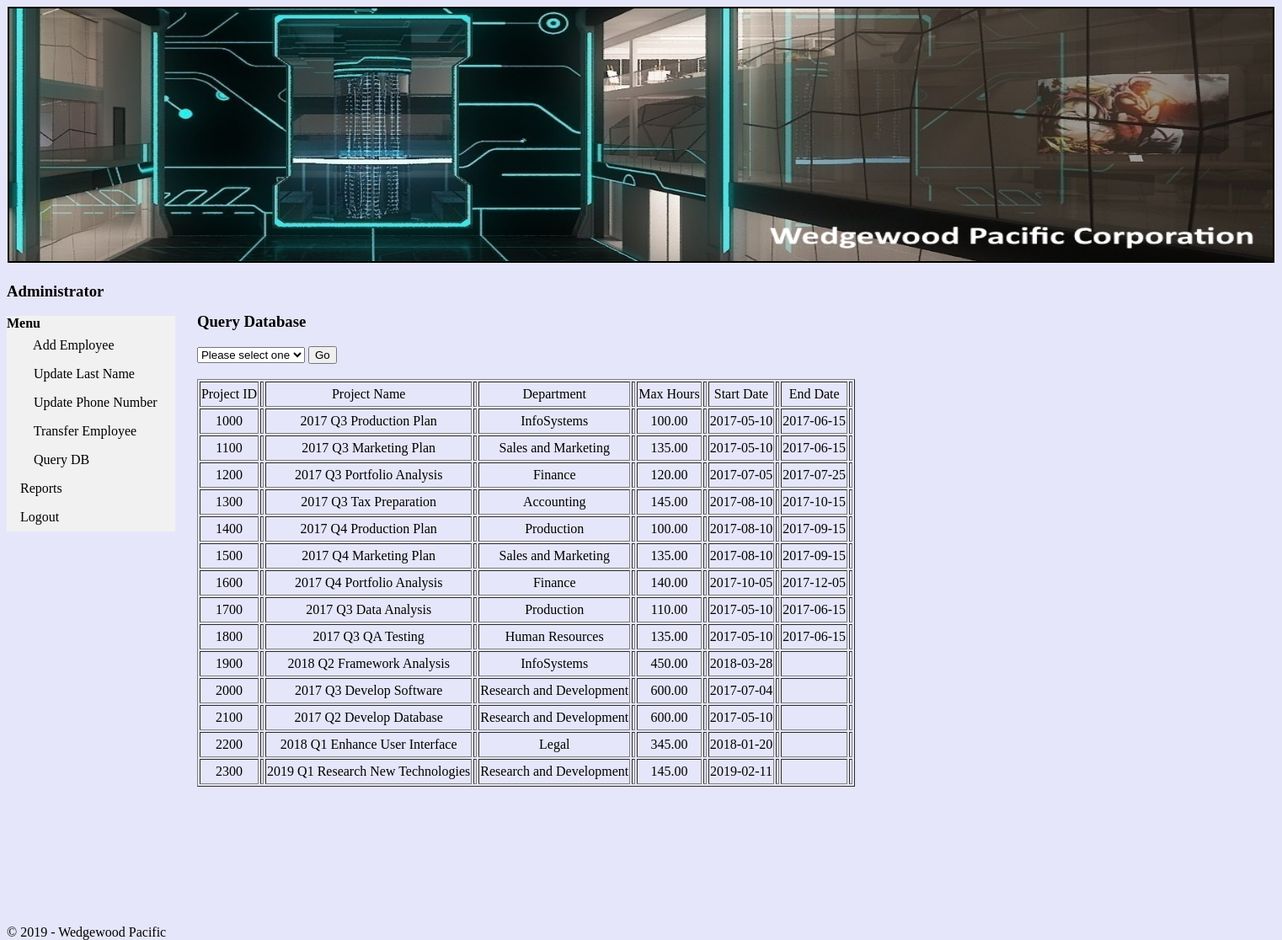
Screenshot of /PHP/project.php with the database file from the repository.
### tables this page shows
CREATE TABLE Project (
                ProjectID INT NOT NULL,
                ProjectName CHAR(50) NOT NULL,
                Department CHAR(35) NOT NULL,
                MaxHours NUMERIC(8,2) DEFAULT 100 NOT NULL,
                StartDate DATE,
                EndDate DATE,
                CONSTRAINT Project_ID_PK PRIMARY KEY (ProjectID)
);

### PHP/project.php (the view, shortened to what this page needs)
<!DOCTYPE html>
<html>
<head>
<link rel="stylesheet" type="text/css" href="wpstyle.css">
</head>
<body>
<section id="top">
<center><img src="banner.jpg" alt="banner" style="width:1500px;height:300px;" border ="2"></center>
</section>
<section id="menu">
<h3> Administrator </h3>
	<ul>
		<li><b>Menu</b></li>
		<li><a href="newemployee.html">&nbsp &nbsp Add Employee</a></li>
		<li><a href="changelastnm.php">&nbsp &nbsp Update Last Name</a></li>
		<li><a href="changeph.php">&nbsp &nbsp Update Phone Number</a></li>
		<li><a href="moveemp.php">&nbsp &nbsp Transfer Employee</a></li>
		<li><a href="querydb.html">&nbsp &nbsp Query DB</a></li>
		<li><a href="Reports.html">Reports</a></li>
		<li><a href="wphome.html">Logout</a></li>
	</ul>
</section>
<section id="main">
<br>
<br>
<h3>Query Database</h3>
<form name="dropdown">
 <select name="list" id="target">
 <option value="project.php">Please select one</option>
 <select>
 <input type=button value="Go" onclick="goToNewPage(document.dropdown.list)">
</form>
<br>
<div style="height:650px;width:1200px;font:16px/26px Georgia, Garamond, Serif;overflow:auto;">
        <table border ="1">
        <thead>
            <tr>
                <td><center>Project ID<td><center></center>
                <td><center>Project Name<td><center></center>
				<td><center>Department<td><center></center>
				<td><center>Max Hours<td><center></center>
				<td><center>Start Date<td><center></center>
				<td><center>End Date<td><center></center>
            </tr>
        </thead>
        <tbody>
        <?php
			$servername = "localhost";
			$username = "root";
			$password = "";
			$dbname = "wp";
			$conn = new mysqli($servername, $username, $password, $dbname);
            $results = $conn->query("SELECT * FROM project");
            while($row = $results->fetch_assoc()) {
            ?>
                <tr>
                    <td><center><?php echo $row['ProjectID']?><td><center></center>
                    <td><center><?php echo $row['ProjectName']?><td><center></center>
					<td><center><?php echo $row['Department']?><td><center></center>
					<td><center><?php echo $row['MaxHours']?><td><center></center>
					<td><center><?php echo $row['StartDate']?><td><center></center>
					<td><center><?php echo $row['EndDate']?><td><center></center>
                </tr>
            <?php
            }
            ?>
            </tbody>
            </table>
</div>
</section>
<section id="footer">
<footer>
<center>© 2019 - Wedgewood Pacific</center
</footer>
</section>
</body>
</html>

### CSS/wpstyle.css (style rules this page uses)
body { background-color: #E6E6FA; }
ul { list-style-type: none; margin: 0; padding: 0; width: 200px; background-color: #f1f1f1; }
li a { display: block; color: #000; padding: 8px 16px; text-decoration: none; }
section#menu { float: left; width: 15%; height: 800px; }
section#main { float: left; width: 75%; height:800px; }
section#footer { position:fixed; bottom:0; width:50% height:20px; }

### rows the page displays
project: ProjectID "1000", ProjectName "2017 Q3 Production Plan", Department "InfoSystems", MaxHours "100.00", StartDate "2017-05-10", EndDate "2017-06-15"
project: ProjectID "1100", ProjectName "2017 Q3 Marketing Plan", Department "Sales and Marketing", MaxHours "135.00", StartDate "2017-05-10", EndDate "2017-06-15"
project: ProjectID "1200", ProjectName "2017 Q3 Portfolio Analysis", Department "Finance", MaxHours "120.00", StartDate "2017-07-05", EndDate "2017-07-25"
project: ProjectID "1300", ProjectName "2017 Q3 Tax Preparation", Department "Accounting", MaxHours "145.00", StartDate "2017-08-10", EndDate "2017-10-15"
project: ProjectID "1400", ProjectName "2017 Q4 Production Plan", Department "Production", MaxHours "100.00", StartDate "2017-08-10", EndDate "2017-09-15"
project: ProjectID "1500", ProjectName "2017 Q4 Marketing Plan", Department "Sales and Marketing", MaxHours "135.00", StartDate "2017-08-10", EndDate "2017-09-15"
project: ProjectID "1600", ProjectName "2017 Q4 Portfolio Analysis", Department "Finance", MaxHours "140.00", StartDate "2017-10-05", EndDate "2017-12-05"
project: ProjectID "1700", ProjectName "2017 Q3 Data Analysis", Department "Production", MaxHours "110.00", StartDate "2017-05-10", EndDate "2017-06-15"
project: ProjectID "1800", ProjectName "2017 Q3 QA Testing", Department "Human Resources", MaxHours "135.00", StartDate "2017-05-10", EndDate "2017-06-15"
project: ProjectID "1900", ProjectName "2018 Q2 Framework Analysis", Department "InfoSystems", MaxHours "450.00", StartDate "2018-03-28"
project: ProjectID "2000", ProjectName "2017 Q3 Develop Software", Department "Research and Development", MaxHours "600.00", StartDate "2017-07-04"
project: ProjectID "2100", ProjectName "2017 Q2 Develop Database", Department "Research and Development", MaxHours "600.00", StartDate "2017-05-10"
project: ProjectID "2200", ProjectName "2018 Q1 Enhance User Interface", Department "Legal", MaxHours "345.00", StartDate "2018-01-20"
project: ProjectID "2300", ProjectName "2019 Q1 Research New Technologies", Department "Research and Development", MaxHours "145.00", StartDate "2019-02-11"
